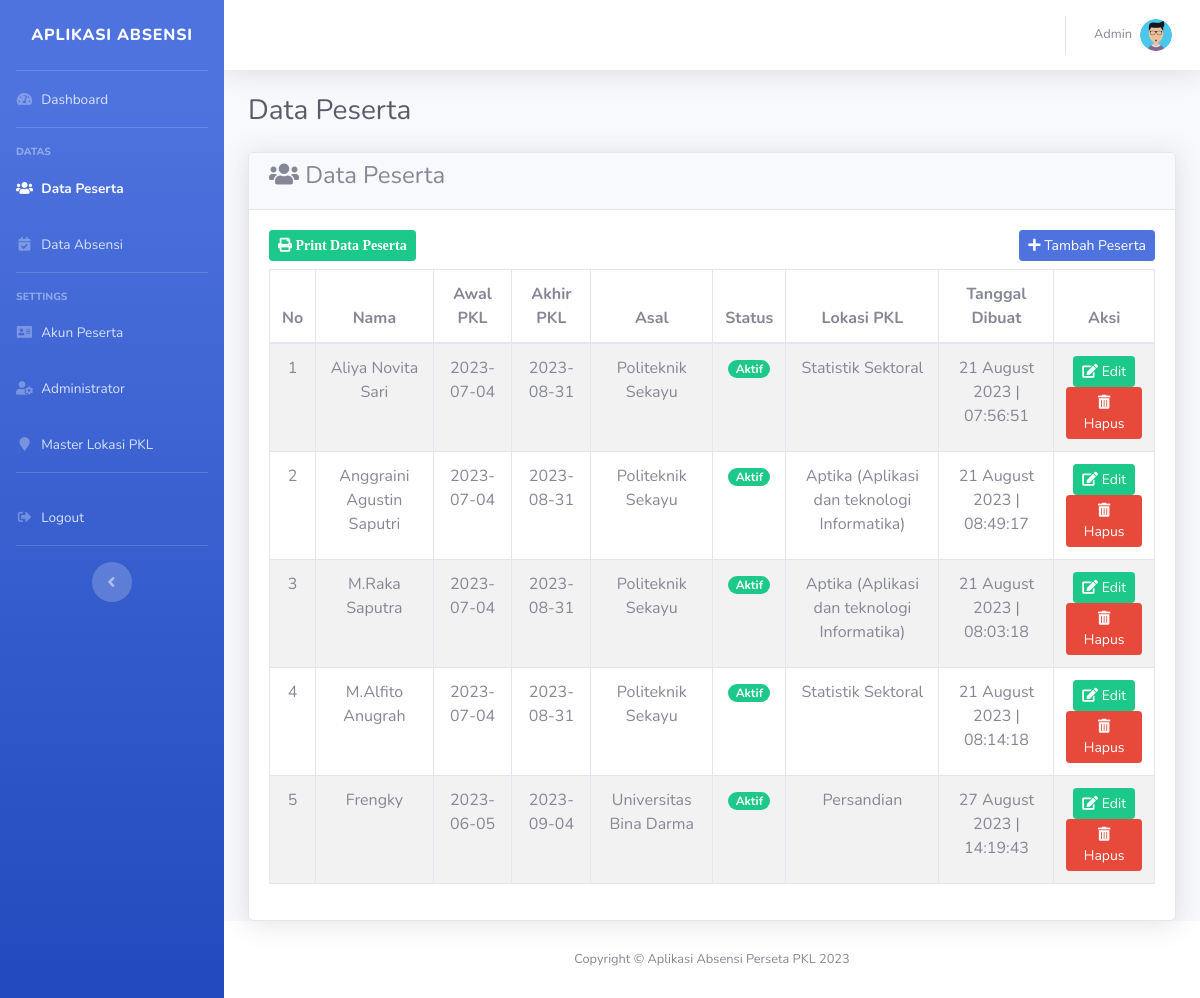
/admin/data-peserta.php (signed in), run on the app's committed database.
### tables this page shows
CREATE TABLE `users` (
  `id` int(11) NOT NULL,
  `nama` varchar(120) NOT NULL,
  `username` varchar(120) NOT NULL,
  `password` varchar(120) NOT NULL,
  `level` int(2) NOT NULL COMMENT '0:User Biasa, 1:Super User',
  `foto` varchar(50) NOT NULL,
  `created_at` timestamp NOT NULL DEFAULT current_timestamp() ON UPDATE current_timestamp(),
  `deleted_at` timestamp NULL DEFAULT NULL
);

CREATE TABLE `data_peserta` (
  `id` int(11) NOT NULL,
  `users_id` int(11) NOT NULL,
  `nama` varchar(120) NOT NULL,
  `tgl_masuk` date NOT NULL,
  `tgl_keluar` date NOT NULL,
  `asal` varchar(120) NOT NULL,
  `is_active` int(11) NOT NULL COMMENT '1:tidak aktif, 0:aktif',
  `id_lokasi` int(11) NOT NULL,
  `created_at` timestamp NOT NULL DEFAULT current_timestamp() ON UPDATE current_timestamp(),
  `deleted_at` timestamp NULL DEFAULT NULL
);

CREATE TABLE `master_lokasi` (
  `id` int(11) NOT NULL,
  `nama` varchar(120) NOT NULL,
  `created_at` datetime NOT NULL,
  `deleted_at` datetime DEFAULT NULL
);

### config/control.php (called while the page is built, shortened)
<?php
include 'koneksi.php';
function query($query)
{
    global $db;
    $result = mysqli_query( $db, $query);
    $rows = [];
    while ($row = mysqli_fetch_assoc($result)){
        $rows[] = $row;
    }
    return $rows;
}

### admin/data-peserta.php (the view, shortened to what this page needs)
<?php
    $title = 'data-peserta';
    include '../template/header.php';
?>
                    <div class="d-sm-flex align-items-center justify-content-between mb-4">
                        <h1 class="h3 mb-0 text-gray-800">Data Peserta</h1>
                    </div>
<?php if ($akun['level'] == 1) { ?>
    <?php
        $datas = query("SELECT dp.*,ml.nama AS lokasi FROM data_peserta dp LEFT JOIN master_lokasi ml ON ml.id = dp.id_lokasi WHERE dp.deleted_at IS NULL AND ml.deleted_at IS NULL")
    ?>
    <div class="card shadow">
        <div class="card-header py-2">
                <div class="card-title">
                <h4>
                    <i class="fas fa-fw fa-users"></i>
                    Data Peserta
                </h4>
            </div>
        </div>
        <div class="card-body text-center">
        <a href="../export/export-data-peserta.php" class="btn btn-sm btn-success float-left mb-2"><i class="fas fa-print"> Print Data Peserta</i></a>
        <a href="tambah-data-peserta.php" class="btn btn-sm btn-primary float-right mb-2"><i class="fas fa-plus"></i> Tambah Peserta</a>
            <div class="table-responsive">
                <table class="table table-striped table-bordered">
                    <thead>
                        <tr class="text-center">
                            <th>No</th>
                            <th>Nama</th>
                            <th>Awal PKL</th>
                            <th>Akhir PKL</th>
                            <th>Asal</th>
                            <th>Status</th>
                            <th>Lokasi PKL</th>
                            <th>Tanggal Dibuat</th>
                            <th>Aksi</th>
                        </tr>
                    </thead>
                    <tbody>
                        <?php
                            $no = 1;
                            foreach($datas as $data){
                        ?>
                        <tr class="text-center">
                            <td><?= $no++ ; ?></td>
                            <td><?= $data['nama']; ?></td>
                            <td><?= $data['tgl_masuk']; ?></td>
                            <td><?= $data['tgl_keluar']; ?></td>
                            <td><?= $data['asal']; ?></td>
                            <td>
                                <?php if ($data['is_active'] == 0) { ?>
                                    <span class="badge badge-pill badge-success">Aktif</span>
                               <?php  }else{ ?>
                                    <span class="badge badge-pill badge-secondary">Tidak Aktif</span>
                                <?php } ?>
                            </td>
                            <td><?= $data['lokasi'] ?></td>
                            <td>
                                <?= date ('d F Y | H:s:i', strtotime($data['created_at'])); ?>
                            </td>
                            <td>
                                <a href="edit-data-peserta.php?id=<?= $data['id']; ?>" class="btn btn-success btn-sm text-white" title="edit"><i class="fas fa-edit"></i> Edit</a>
                                <button class="btn btn-sm btn-danger" name="hapus" onclick="onHapus(<?= $data['id'] ?>)">
                                    <i class="fas fa-fw fa-trash-alt"></i>
                                    Hapus
                                </button>
                            </td>
                        </tr>
                        <?php } ?>
                    </tbody>
                </table>
            </div>
        </div>
    </div>
<?php } ?>
<?php
    include '../template/footer.php';
?>

### template/header.php (shortened to what this page needs)
<?php
$id = $_SESSION['id'];
$akun = query("SELECT * FROM users WHERE id = '$id'")[0];
?>
<!DOCTYPE html>
<html lang="en">
<head>
    <link href="../assets/vendor/fontawesome-free/css/all.min.css" rel="stylesheet" type="text/css">
    <link rel="stylesheet" href="https://maxcdn.bootstrapcdn.com/bootstrap/4.3.1/css/bootstrap.min.css">
    <link rel="stylesheet" href="../assets/swal/sweetalert2.min.css">
    <link href="../assets/css/sb-admin-2.min.css" rel="stylesheet">
</head>
<body id="page-top">
    <div id="wrapper">
        <ul class="navbar-nav bg-gradient-primary sidebar sidebar-dark accordion" id="accordionSidebar">
            <a class="sidebar-brand d-flex align-items-center justify-content-center" href="index.php">
                <div class="sidebar-brand-text">Aplikasi Absensi</div>
            </a>
            <hr class="sidebar-divider my-0">
            <li class="nav-item <?php if ($title == 'dashboard'){echo 'active';} ?>">
                <a class="nav-link" href="index.php">
                    <i class="fas fa-fw fa-tachometer-alt"></i>
                    <span>Dashboard</span></a>
            </li>
            <hr class="sidebar-divider">
            <div class="sidebar-heading">
                Datas
            </div>
            <li class="nav-item <?php if ($title == 'data-peserta'){echo 'active';} ?>">
                <a class="nav-link" href="data-peserta.php">
                    <i class="fas fa-fw fa-users"></i>
                    <span>
                        Data Peserta
                    </span>
                </a>
            </li>
            <li class="nav-item <?php if ($title == 'data-absensi'){echo 'active';} ?>">
                <a class="nav-link" href="data-absensi.php">
                    <i class="fas fa-fw fa-calendar-check"></i>
                    <span>
                        Data Absensi
                    </span>
                </a>
            </li>
            <hr class="sidebar-divider">
            <div class="sidebar-heading">
                Settings
            </div>
            <li class="nav-item <?php if ($title == 'akun-peserta'){echo 'active';} ?>">
                <a class="nav-link" href="akun-peserta.php">
                    <i class="fas fa-fw fa-address-card"></i>
                    <span>Akun Peserta</span></a>
            </li>
            <?php if ($akun['level'] == 1) {?>
                <li class="nav-item <?php if ($title == 'administrator'){echo 'active';} ?>">
                <a class="nav-link" href="administrator.php">
                    <i class="fas fa-fw fa-user-cog"></i>
                    <span>Administrator</span></a>
            </li>
            <?php } ?>
            <?php if ($akun['level'] == 1) {?>
            <li class="nav-item <?php if ($title == 'master-lokasi'){echo 'active';} ?>">
                <a class="nav-link" href="master-lokasi.php">
                    <i class="fas fa-fw fa-map-marker"></i>
                    <span>Master Lokasi PKL</span></a>
            </li>
            <?php } ?>
            <hr class="sidebar-divider d-none d-md-block">
            <li class="nav-item">
                <a class="nav-link" data-toggle="modal" data-target="#logoutModal">
                    <i class="fas fa-fw fa-sign-out-alt"></i>
                    <span>Logout</span></a>
            </li>
            <hr class="sidebar-divider d-none d-md-block">
            <div class="text-center d-none d-md-inline">
                <button class="rounded-circle border-0" id="sidebarToggle"></button>
            </div>
        </ul>
        <div id="content-wrapper" class="d-flex flex-column">
            <div id="content">
                <nav class="navbar navbar-expand navbar-light bg-white topbar mb-4 static-top shadow">
                    <ul class="navbar-nav ml-auto">
                        <li class="nav-item dropdown no-arrow">
                            <a class="nav-link dropdown-toggle" href="#" id="userDropdown" role="button"
                                data-toggle="dropdown" aria-haspopup="true" aria-expanded="false">
                                <span class="mr-2 d-none d-lg-inline text-gray-600 small"><?= $akun['nama'] ?></span>
                                <img class="img-profile rounded-circle"
                                    src="../assets/img/attachment/<?= $akun['foto'] ?>">
                            </a>
                        </li>
                    </ul>
                </nav>
                <div class="container-fluid">

### data on the page
users: nama "Admin", foto (picture)
data_peserta: nama "Aliya Novita Sari", tgl_masuk "2023-07-04", tgl_keluar "2023-08-31", asal "Politeknik Sekayu", is_active "Aktif", master_lokasi.nama "Statistik Sektoral", created_at "21 August 2023 | 07:56:51"
data_peserta: nama "Anggraini Agustin Saputri", tgl_masuk "2023-07-04", tgl_keluar "2023-08-31", asal "Politeknik Sekayu", is_active "Aktif", master_lokasi.nama "Aptika (Aplikasi dan teknologi Informatika)", created_at "21 August 2023 | 08:49:17"
data_peserta: nama "M.Raka Saputra", tgl_masuk "2023-07-04", tgl_keluar "2023-08-31", asal "Politeknik Sekayu", is_active "Aktif", master_lokasi.nama "Aptika (Aplikasi dan teknologi Informatika)", created_at "21 August 2023 | 08:03:18"
data_peserta: nama "M.Alfito Anugrah", tgl_masuk "2023-07-04", tgl_keluar "2023-08-31", asal "Politeknik Sekayu", is_active "Aktif", master_lokasi.nama "Statistik Sektoral", created_at "21 August 2023 | 08:14:18"
data_peserta: nama "Frengky", tgl_masuk "2023-06-05", tgl_keluar "2023-09-04", asal "Universitas Bina Darma", is_active "Aktif", master_lokasi.nama "Persandian", created_at "27 August 2023 | 14:19:43"
